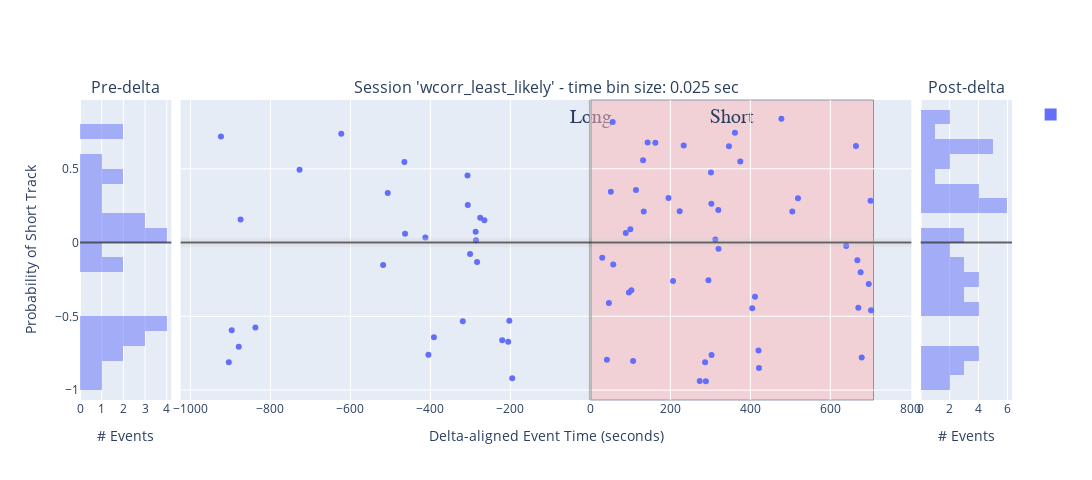

Write notebook code for a chart like this one.
### Code cell
## INPUTS: wcorr_ripple_shuffle_all_df, all_shuffles_only_best_decoder_wcorr_df, custom_suffix

histogram_bins = 25
num_sessions = 1
# plot_var_name: str = 'abs_best_wcorr'
# plot_var_name: str = 'wcorr_z_long'
# plot_var_name: str = 'wcorr_long_LR'
# plot_var_name: str = 'wcorr_long_RL'
# plot_var_name: str = 'wcorr_most_likely'
plot_var_name: str = 'wcorr_least_likely'

# plot_y_zero: float = 0.5
plot_y_zero: float = 0.0

t_start, t_delta, t_end = curr_active_pipeline.find_LongShortDelta_times()
concatenated_ripple_df = deepcopy(wcorr_ripple_shuffle_all_df)
desired_ripple_decoding_time_bin_size: float = wcorr_shuffle_results.wcorr_ripple_shuffle.all_templates_decode_kwargs['desired_ripple_decoding_time_bin_size']
print(f'{desired_ripple_decoding_time_bin_size = }')
concatenated_ripple_df['time_bin_size'] = desired_ripple_decoding_time_bin_size
display(concatenated_ripple_df)
if 'delta_aligned_start_t' not in concatenated_ripple_df.columns:
    concatenated_ripple_df['delta_aligned_start_t'] = concatenated_ripple_df['start'] - t_delta

# px_scatter_kwargs = {'x': 'delta_aligned_start_t', 'y': variable_name, 'color':"is_user_annotated_epoch", 'title': f"'{variable_name}'"} # , 'color': 'time_bin_size', 'range_y': [-1.0, 1.0], 'labels': {'session_name': 'Session', 'time_bin_size': 'tbin_size', 'is_user_annotated_epoch':'user_sel'}
px_scatter_kwargs = {'x': 'delta_aligned_start_t', 'y': plot_var_name, 'title': f"'{plot_var_name}'"} # , 'color': 'time_bin_size', 'range_y': [-1.0, 1.0], 'labels': {'session_name': 'Session', 'time_bin_size': 'tbin_size', 'is_user_annotated_epoch':'user_sel'}
#
# hist_kwargs = dict(color="time_bin_size")
hist_kwargs = dict(color="is_user_annotated_epoch") # , histnorm='probability density'
hist_kwargs.pop('color')

# px_scatter_kwargs['color'] = 'custom_replay_name'
# hist_kwargs['color'] = 'custom_replay_name'


new_fig_ripples, new_fig_ripples_context = plotly_pre_post_delta_scatter(data_results_df=concatenated_ripple_df, out_scatter_fig=None, histogram_bins=histogram_bins,
                        px_scatter_kwargs=px_scatter_kwargs, histogram_variable_name=plot_var_name, hist_kwargs=hist_kwargs, forced_range_y=None,
                        time_delta_tuple=(t_start, 0.0, (t_end-t_delta)), legend_title_text=None, is_dark_mode=is_dark_mode)

new_fig_ripples = new_fig_ripples.update_layout(fig_size_kwargs)
_extras_output_dict = {}
if is_dark_mode:
    _extras_output_dict["y_mid_line"] = new_fig_ripples.add_hline(y=plot_y_zero, line=dict(color="rgba(0.8,0.8,0.8,.75)", width=2), row='all', col='all')
else:
    _extras_output_dict["y_mid_line"] = new_fig_ripples.add_hline(y=plot_y_zero, line=dict(color="rgba(0.2,0.2,0.2,.75)", width=2), row='all', col='all')

# # Update layout to add a title to the legend
# new_fig_ripples.update_layout(
#     legend_title_text='Is User Selected'  # Add a title to the legend
# )

# fig_to_clipboard(new_fig_ripples, **fig_size_kwargs)
new_fig_ripples_context = new_fig_ripples_context.adding_context_if_missing(num_sessions=num_sessions, plot_type='scatter+hist', comparison='pre-post-delta', variable_name=plot_var_name)
figure_out_paths = save_plotly(a_fig=new_fig_ripples, a_fig_context=new_fig_ripples_context)
new_fig_ripples

### Figure 1 — Plotly figure (JSON) as saved in the notebook; plotly's stock layout.template omitted (floating-point values rounded to 4 significant figures)
{"data": [{"alignmentgroup": "True", "bingroup": "y", "hovertemplate": "count=%{x}<br>wcorr_least_likely=%{y}<extra></extra>", "legendgroup": "", "marker": {"color": "#636efa", "opacity": 0.5, "pattern": {"shape": ""}}, "name": "", "nbinsy": 25, "offsetgroup": "", "orientation": "h", "showlegend": true, "type": "histogram", "xaxis": "x", "y": [0.7184, -0.8103, -0.5941, -0.7065, 0.1553, -0.5753, 0.4928, 0.7378, -0.1526, 0.3362, 0.5457, 0.05916, 0.03374, -0.7602, -0.6411, -0.5328, 0.4544, 0.2546, -0.07743, 0.07316, 0.01486, -0.1312, 0.1672, 0.1507, -0.6621, -0.6718, -0.5295, -0.9202], "yaxis": "y"}, {"hovertemplate": "delta_aligned_start_t=%{x}<br>wcorr_least_likely=%{y}<extra></extra>", "legendgroup": "", "marker": {"color": "#636efa", "symbol": "circle"}, "mode": "markers", "name": "", "orientation": "v", "showlegend": false, "type": "scatter", "x": [-923.9, -904.3, -896.9, -879.3, -874.8, -837.7, -727.3, -623.0, -518.3, -506.8, -465.2, -463.5, -412.7, -405.0, -391.3, -319.1, -307.3, -306.7, -300.9, -287.0, -286.1, -283.5, -275.6, -265.2, -220.6, -205.6, -202.8, -195.4, 29.61, 41.19, 46.26, 51.05, 55.77, 57.1, 88.41, 96.35, 99.9, 102.4, 106.9, 113.9, 131.7, 133.3, 143.2, 162.4, 195.2, 206.6, 223.2, 233.2, 273.3, 286.8, 288.7, 295.1, 301.5, 302.4, 303.0, 312.4, 319.7, 320.3, 346.4, 361.4, 374.8, 404.7, 411.6, 420.3, 421.6, 477.5, 504.9, 519.0, 639.6, 664.0, 667.5, 669.9, 675.7, 678.4, 696.1, 700.5, 701.8], "xaxis": "x2", "y": [0.7184, -0.8103, -0.5941, -0.7065, 0.1553, -0.5753, 0.4928, 0.7378, -0.1526, 0.3362, 0.5457, 0.05916, 0.03374, -0.7602, -0.6411, -0.5328, 0.4544, 0.2546, -0.07743, 0.07316, 0.01486, -0.1312, 0.1672, 0.1507, -0.6621, -0.6718, -0.5295, -0.9202, -0.1027, -0.7935, -0.4104, 0.3438, 0.817, -0.1488, 0.06435, -0.339, 0.08962, -0.3229, -0.8023, 0.3566, 0.5583, 0.2102, 0.6775, 0.6761, 0.3024, -0.2608, 0.2117, 0.6574, -0.9384, -0.811, -0.9398, -0.2562, 0.4746, 0.2624, -0.7624, 0.02114, 0.2208, -0.04181, 0.6526, 0.744, 0.5498, -0.4456, -0.367, -0.731, -0.8498, 0.8388, 0.2107, 0.3005, -0.02274, 0.6539, -0.1196, -0.4419, -0.2006, -0.7784, -0.281, 0.284, -0.458], "yaxis": "y2"}, {"alignmentgroup": "True", "bingroup": "y", "hovertemplate": "count=%{x}<br>wcorr_least_likely=%{y}<extra></extra>", "legendgroup": "", "marker": {"color": "#636efa", "opacity": 0.5, "pattern": {"shape": ""}}, "name": "", "nbinsy": 25, "offsetgroup": "", "orientation": "h", "showlegend": false, "type": "histogram", "xaxis": "x3", "y": [-0.1027, -0.7935, -0.4104, 0.3438, 0.817, -0.1488, 0.06435, -0.339, 0.08962, -0.3229, -0.8023, 0.3566, 0.5583, 0.2102, 0.6775, 0.6761, 0.3024, -0.2608, 0.2117, 0.6574, -0.9384, -0.811, -0.9398, -0.2562, 0.4746, 0.2624, -0.7624, 0.02114, 0.2208, -0.04181, 0.6526, 0.744, 0.5498, -0.4456, -0.367, -0.731, -0.8498, 0.8388, 0.2107, 0.3005, -0.02274, 0.6539, -0.1196, -0.4419, -0.2006, -0.7784, -0.281, 0.284, -0.458], "yaxis": "y3"}], "layout": {"annotations": [{"font": {"size": 16}, "showarrow": false, "text": "Pre-delta", "x": 0.049, "xanchor": "center", "xref": "paper", "y": 1, "yanchor": "bottom", "yref": "paper"}, {"font": {"size": 16}, "showarrow": false, "text": "Session 'wcorr_least_likely' - time bin size: 0.025 sec", "x": 0.5, "xanchor": "center", "xref": "paper", "y": 1, "yanchor": "bottom", "yref": "paper"}, {"font": {"size": 16}, "showarrow": false, "text": "Post-delta", "x": 0.951, "xanchor": "center", "xref": "paper", "y": 1, "yanchor": "bottom", "yref": "paper"}], "barmode": "overlay", "height": 480, "shapes": [{"line": {"color": "rgba(0.8,0.8,0.8,.25)", "width": 9}, "type": "line", "x0": 0, "x1": 1, "xref": "x2 domain", "y0": 0, "y1": 0, "yref": "y2"}, {"line": {"color": "rgba(1,1,1,.25)", "width": 3}, "type": "line", "x0": 0, "x1": 0, "xref": "x2", "y0": 0, "y1": 1, "yref": "y2 domain"}, {"fillcolor": "#c2b8ff", "label": {"font": {"family": "Times New Roman", "size": 20}, "text": "Long", "textposition": "top center"}, "layer": "below", "line": {"width": 1}, "opacity": 0.5, "type": "rect", "x0": 0, "x1": 0, "xref": "x2", "y0": 0, "y1": 1, "yref": "y2 domain"}, {"fillcolor": "#ffb8b8", "label": {"font": {"family": "Times New Roman", "size": 20}, "text": "Short", "textposition": "top center"}, "layer": "below", "line": {"width": 1}, "opacity": 0.5, "type": "rect", "x0": 0, "x1": 707.9, "xref": "x2", "y0": 0, "y1": 1, "yref": "y2 domain"}, {"line": {"color": "rgba(0.2,0.2,0.2,.75)", "width": 2}, "type": "line", "x0": 0, "x1": 1, "xref": "x domain", "y0": 0, "y1": 0, "yref": "y"}, {"line": {"color": "rgba(0.2,0.2,0.2,.75)", "width": 2}, "type": "line", "x0": 0, "x1": 1, "xref": "x2 domain", "y0": 0, "y1": 0, "yref": "y2"}, {"line": {"color": "rgba(0.2,0.2,0.2,.75)", "width": 2}, "type": "line", "x0": 0, "x1": 1, "xref": "x3 domain", "y0": 0, "y1": 0, "yref": "y3"}], "width": 1920, "xaxis": {"anchor": "y", "domain": [0, 0.098], "title": {"text": "# Events"}}, "xaxis2": {"anchor": "y2", "domain": [0.108, 0.892], "title": {"text": "Delta-aligned Event Time (seconds)"}}, "xaxis3": {"anchor": "y3", "domain": [0.902, 1], "title": {"text": "# Events"}}, "yaxis": {"anchor": "x", "domain": [0, 1], "title": {"text": "Probability of Short Track"}}, "yaxis2": {"anchor": "x2", "domain": [0, 1], "matches": "y", "showticklabels": false}, "yaxis3": {"anchor": "x3", "domain": [0, 1], "matches": "y", "showticklabels": false}}}
